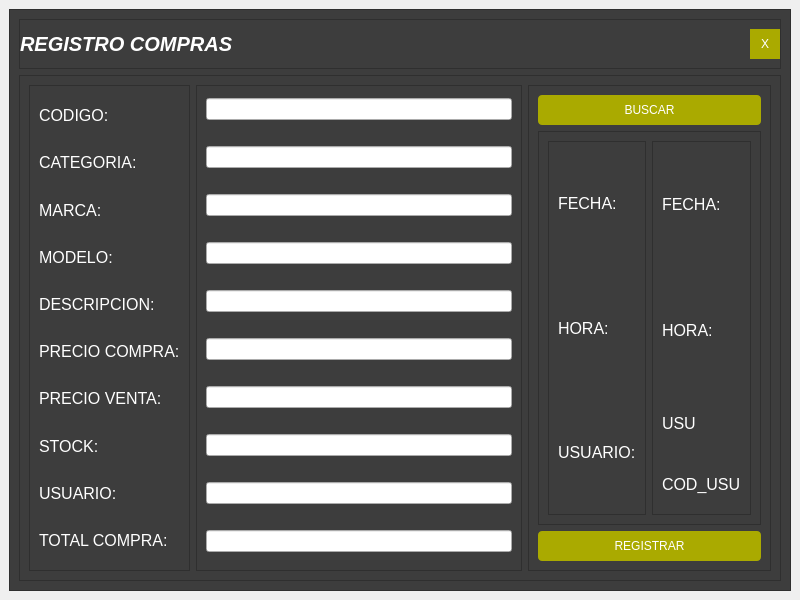
<?xml version="1.0" encoding="UTF-8"?>
<ui version="4.0">
 <class>registroCompras</class>
 <widget class="QMainWindow" name="registroCompras">
  <property name="geometry">
   <rect>
    <x>0</x>
    <y>0</y>
    <width>800</width>
    <height>600</height>
   </rect>
  </property>
  <property name="windowTitle">
   <string>MainWindow</string>
  </property>
  <widget class="QWidget" name="centralwidget">
   <layout class="QVBoxLayout" name="verticalLayout_3">
    <item>
     <widget class="QFrame" name="frame">
      <property name="styleSheet">
       <string notr="true">QFrame{
	background-color: rgb(61, 61, 61);
	color: rgb(255, 255, 255);
}</string>
      </property>
      <property name="frameShape">
       <enum>QFrame::StyledPanel</enum>
      </property>
      <property name="frameShadow">
       <enum>QFrame::Raised</enum>
      </property>
      <layout class="QVBoxLayout" name="verticalLayout_7">
       <item>
        <widget class="QFrame" name="frame_9">
         <property name="maximumSize">
          <size>
           <width>16777215</width>
           <height>50</height>
          </size>
         </property>
         <property name="frameShape">
          <enum>QFrame::StyledPanel</enum>
         </property>
         <property name="frameShadow">
          <enum>QFrame::Raised</enum>
         </property>
         <layout class="QHBoxLayout" name="horizontalLayout">
          <property name="spacing">
           <number>5</number>
          </property>
          <property name="leftMargin">
           <number>0</number>
          </property>
          <property name="topMargin">
           <number>0</number>
          </property>
          <property name="rightMargin">
           <number>0</number>
          </property>
          <property name="bottomMargin">
           <number>0</number>
          </property>
          <item>
           <widget class="QLabel" name="label">
            <property name="maximumSize">
             <size>
              <width>16777215</width>
              <height>40</height>
             </size>
            </property>
            <property name="font">
             <font>
              <family>MS Sans Serif</family>
              <pointsize>15</pointsize>
              <weight>75</weight>
              <italic>true</italic>
              <bold>true</bold>
             </font>
            </property>
            <property name="text">
             <string>REGISTRO COMPRAS</string>
            </property>
           </widget>
          </item>
          <item>
           <spacer name="horizontalSpacer">
            <property name="orientation">
             <enum>Qt::Horizontal</enum>
            </property>
            <property name="sizeHint" stdset="0">
             <size>
              <width>504</width>
              <height>20</height>
             </size>
            </property>
           </spacer>
          </item>
          <item>
           <widget class="QPushButton" name="exit_button">
            <property name="minimumSize">
             <size>
              <width>30</width>
              <height>30</height>
             </size>
            </property>
            <property name="styleSheet">
             <string notr="true">QPushButton {
	background-color: rgb(170, 170, 0);
		border-radius: 50px;
		color: #fff;
}

QPushButton:hover {
 background-color: rgb(170, 170, 150);

}</string>
            </property>
            <property name="text">
             <string>X</string>
            </property>
           </widget>
          </item>
         </layout>
        </widget>
       </item>
       <item>
        <widget class="QFrame" name="frame_2">
         <property name="styleSheet">
          <string notr="true"/>
         </property>
         <property name="frameShape">
          <enum>QFrame::StyledPanel</enum>
         </property>
         <property name="frameShadow">
          <enum>QFrame::Raised</enum>
         </property>
         <layout class="QHBoxLayout" name="horizontalLayout_4">
          <item>
           <layout class="QHBoxLayout" name="horizontalLayout_2">
            <item>
             <widget class="QFrame" name="frame_4">
              <property name="frameShape">
               <enum>QFrame::StyledPanel</enum>
              </property>
              <property name="frameShadow">
               <enum>QFrame::Raised</enum>
              </property>
              <layout class="QVBoxLayout" name="verticalLayout_2">
               <item>
                <widget class="QLabel" name="label_2">
                 <property name="font">
                  <font>
                   <pointsize>12</pointsize>
                  </font>
                 </property>
                 <property name="text">
                  <string>CODIGO:</string>
                 </property>
                </widget>
               </item>
               <item>
                <widget class="QLabel" name="label_3">
                 <property name="font">
                  <font>
                   <pointsize>12</pointsize>
                  </font>
                 </property>
                 <property name="text">
                  <string>CATEGORIA:</string>
                 </property>
                </widget>
               </item>
               <item>
                <widget class="QLabel" name="label_4">
                 <property name="font">
                  <font>
                   <pointsize>12</pointsize>
                  </font>
                 </property>
                 <property name="text">
                  <string>MARCA:</string>
                 </property>
                </widget>
               </item>
               <item>
                <widget class="QLabel" name="label_5">
                 <property name="font">
                  <font>
                   <pointsize>12</pointsize>
                  </font>
                 </property>
                 <property name="text">
                  <string>MODELO:</string>
                 </property>
                </widget>
               </item>
               <item>
                <widget class="QLabel" name="label_6">
                 <property name="font">
                  <font>
                   <pointsize>12</pointsize>
                  </font>
                 </property>
                 <property name="text">
                  <string>DESCRIPCION:</string>
                 </property>
                </widget>
               </item>
               <item>
                <widget class="QLabel" name="label_7">
                 <property name="font">
                  <font>
                   <pointsize>12</pointsize>
                  </font>
                 </property>
                 <property name="text">
                  <string>PRECIO COMPRA:</string>
                 </property>
                </widget>
               </item>
               <item>
                <widget class="QLabel" name="label_8">
                 <property name="font">
                  <font>
                   <pointsize>12</pointsize>
                  </font>
                 </property>
                 <property name="text">
                  <string>PRECIO VENTA:</string>
                 </property>
                </widget>
               </item>
               <item>
                <widget class="QLabel" name="label_9">
                 <property name="font">
                  <font>
                   <pointsize>12</pointsize>
                  </font>
                 </property>
                 <property name="text">
                  <string>STOCK:</string>
                 </property>
                </widget>
               </item>
               <item>
                <widget class="QLabel" name="label_10">
                 <property name="font">
                  <font>
                   <pointsize>12</pointsize>
                  </font>
                 </property>
                 <property name="text">
                  <string>USUARIO:</string>
                 </property>
                </widget>
               </item>
               <item>
                <widget class="QLabel" name="label_11">
                 <property name="font">
                  <font>
                   <pointsize>12</pointsize>
                  </font>
                 </property>
                 <property name="text">
                  <string>TOTAL COMPRA:</string>
                 </property>
                </widget>
               </item>
              </layout>
             </widget>
            </item>
            <item>
             <widget class="QFrame" name="frame_3">
              <property name="frameShape">
               <enum>QFrame::StyledPanel</enum>
              </property>
              <property name="frameShadow">
               <enum>QFrame::Raised</enum>
              </property>
              <layout class="QVBoxLayout" name="verticalLayout">
               <property name="spacing">
                <number>23</number>
               </property>
               <item>
                <widget class="QLineEdit" name="codigo_compra"/>
               </item>
               <item>
                <widget class="QLineEdit" name="categoria_compra"/>
               </item>
               <item>
                <widget class="QLineEdit" name="marca_compra"/>
               </item>
               <item>
                <widget class="QLineEdit" name="modelo_compra"/>
               </item>
               <item>
                <widget class="QLineEdit" name="descripcion_compra"/>
               </item>
               <item>
                <widget class="QLineEdit" name="preciocompra_compra"/>
               </item>
               <item>
                <widget class="QLineEdit" name="precioventa_compra"/>
               </item>
               <item>
                <widget class="QLineEdit" name="stock_compra"/>
               </item>
               <item>
                <widget class="QLineEdit" name="usuario_compra">
                 <property name="readOnly">
                  <bool>true</bool>
                 </property>
                </widget>
               </item>
               <item>
                <widget class="QLineEdit" name="totalcompra_compra">
                 <property name="readOnly">
                  <bool>true</bool>
                 </property>
                </widget>
               </item>
              </layout>
             </widget>
            </item>
           </layout>
          </item>
          <item>
           <widget class="QFrame" name="frame_5">
            <property name="styleSheet">
             <string notr="true">QPushButton {
	background-color: rgb(170, 170, 0);
		border-radius: 4px;
		color: #fff;
}

QPushButton:hover {
 background-color: rgb(170, 170, 150);

}</string>
            </property>
            <property name="frameShape">
             <enum>QFrame::StyledPanel</enum>
            </property>
            <property name="frameShadow">
             <enum>QFrame::Raised</enum>
            </property>
            <layout class="QVBoxLayout" name="verticalLayout_6">
             <item>
              <widget class="QPushButton" name="buscar_button_registro_compra">
               <property name="minimumSize">
                <size>
                 <width>0</width>
                 <height>30</height>
                </size>
               </property>
               <property name="text">
                <string>BUSCAR</string>
               </property>
              </widget>
             </item>
             <item>
              <widget class="QFrame" name="frame_6">
               <property name="styleSheet">
                <string notr="true"/>
               </property>
               <property name="frameShape">
                <enum>QFrame::StyledPanel</enum>
               </property>
               <property name="frameShadow">
                <enum>QFrame::Raised</enum>
               </property>
               <layout class="QHBoxLayout" name="horizontalLayout_3">
                <item>
                 <widget class="QFrame" name="frame_8">
                  <property name="frameShape">
                   <enum>QFrame::StyledPanel</enum>
                  </property>
                  <property name="frameShadow">
                   <enum>QFrame::Raised</enum>
                  </property>
                  <layout class="QVBoxLayout" name="verticalLayout_4">
                   <property name="spacing">
                    <number>20</number>
                   </property>
                   <item>
                    <widget class="QLabel" name="label_12">
                     <property name="font">
                      <font>
                       <pointsize>12</pointsize>
                      </font>
                     </property>
                     <property name="text">
                      <string>FECHA:</string>
                     </property>
                    </widget>
                   </item>
                   <item>
                    <widget class="QLabel" name="label_14">
                     <property name="font">
                      <font>
                       <pointsize>12</pointsize>
                      </font>
                     </property>
                     <property name="text">
                      <string>HORA:</string>
                     </property>
                    </widget>
                   </item>
                   <item>
                    <widget class="QLabel" name="label_16">
                     <property name="font">
                      <font>
                       <pointsize>12</pointsize>
                      </font>
                     </property>
                     <property name="text">
                      <string>USUARIO:</string>
                     </property>
                    </widget>
                   </item>
                  </layout>
                 </widget>
                </item>
                <item>
                 <widget class="QFrame" name="frame_7">
                  <property name="styleSheet">
                   <string notr="true"/>
                  </property>
                  <property name="frameShape">
                   <enum>QFrame::StyledPanel</enum>
                  </property>
                  <property name="frameShadow">
                   <enum>QFrame::Raised</enum>
                  </property>
                  <layout class="QVBoxLayout" name="verticalLayout_5">
                   <property name="spacing">
                    <number>20</number>
                   </property>
                   <item>
                    <widget class="QLabel" name="fecha_wreg">
                     <property name="font">
                      <font>
                       <pointsize>12</pointsize>
                      </font>
                     </property>
                     <property name="text">
                      <string>FECHA:</string>
                     </property>
                    </widget>
                   </item>
                   <item>
                    <widget class="QLabel" name="hora_wreg">
                     <property name="font">
                      <font>
                       <pointsize>12</pointsize>
                      </font>
                     </property>
                     <property name="text">
                      <string>HORA:</string>
                     </property>
                    </widget>
                   </item>
                   <item>
                    <widget class="QLabel" name="usuario_wreg">
                     <property name="maximumSize">
                      <size>
                       <width>16777215</width>
                       <height>41</height>
                      </size>
                     </property>
                     <property name="font">
                      <font>
                       <pointsize>12</pointsize>
                      </font>
                     </property>
                     <property name="text">
                      <string>USU</string>
                     </property>
                    </widget>
                   </item>
                   <item>
                    <widget class="QLabel" name="codusu_wreg">
                     <property name="maximumSize">
                      <size>
                       <width>16777215</width>
                       <height>41</height>
                      </size>
                     </property>
                     <property name="font">
                      <font>
                       <pointsize>12</pointsize>
                      </font>
                     </property>
                     <property name="text">
                      <string>COD_USU</string>
                     </property>
                    </widget>
                   </item>
                  </layout>
                 </widget>
                </item>
               </layout>
              </widget>
             </item>
             <item>
              <widget class="QPushButton" name="registrar_button_registro_compra">
               <property name="minimumSize">
                <size>
                 <width>0</width>
                 <height>30</height>
                </size>
               </property>
               <property name="text">
                <string>REGISTRAR</string>
               </property>
              </widget>
             </item>
            </layout>
           </widget>
          </item>
         </layout>
        </widget>
       </item>
      </layout>
     </widget>
    </item>
   </layout>
  </widget>
 </widget>
 <resources/>
 <connections/>
</ui>
